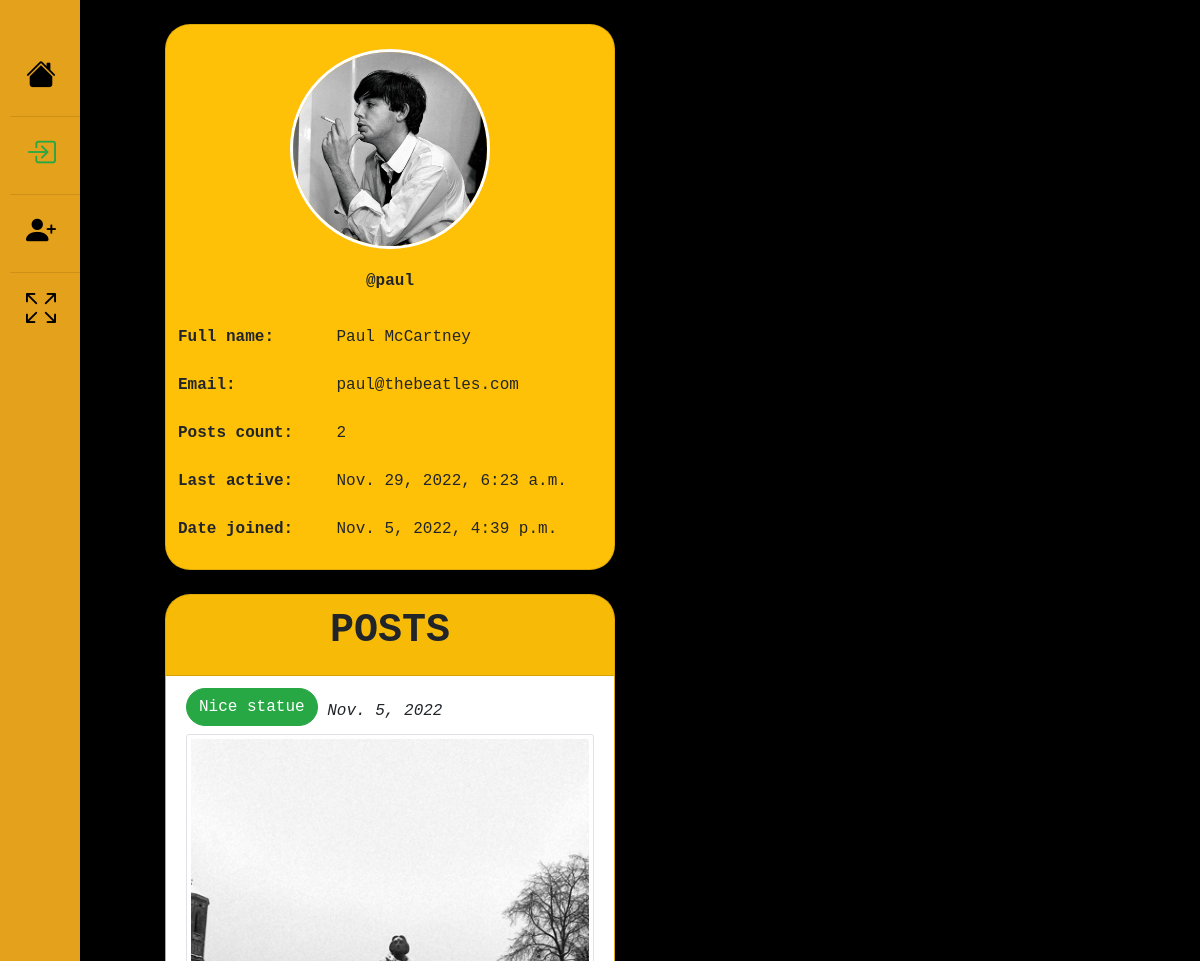
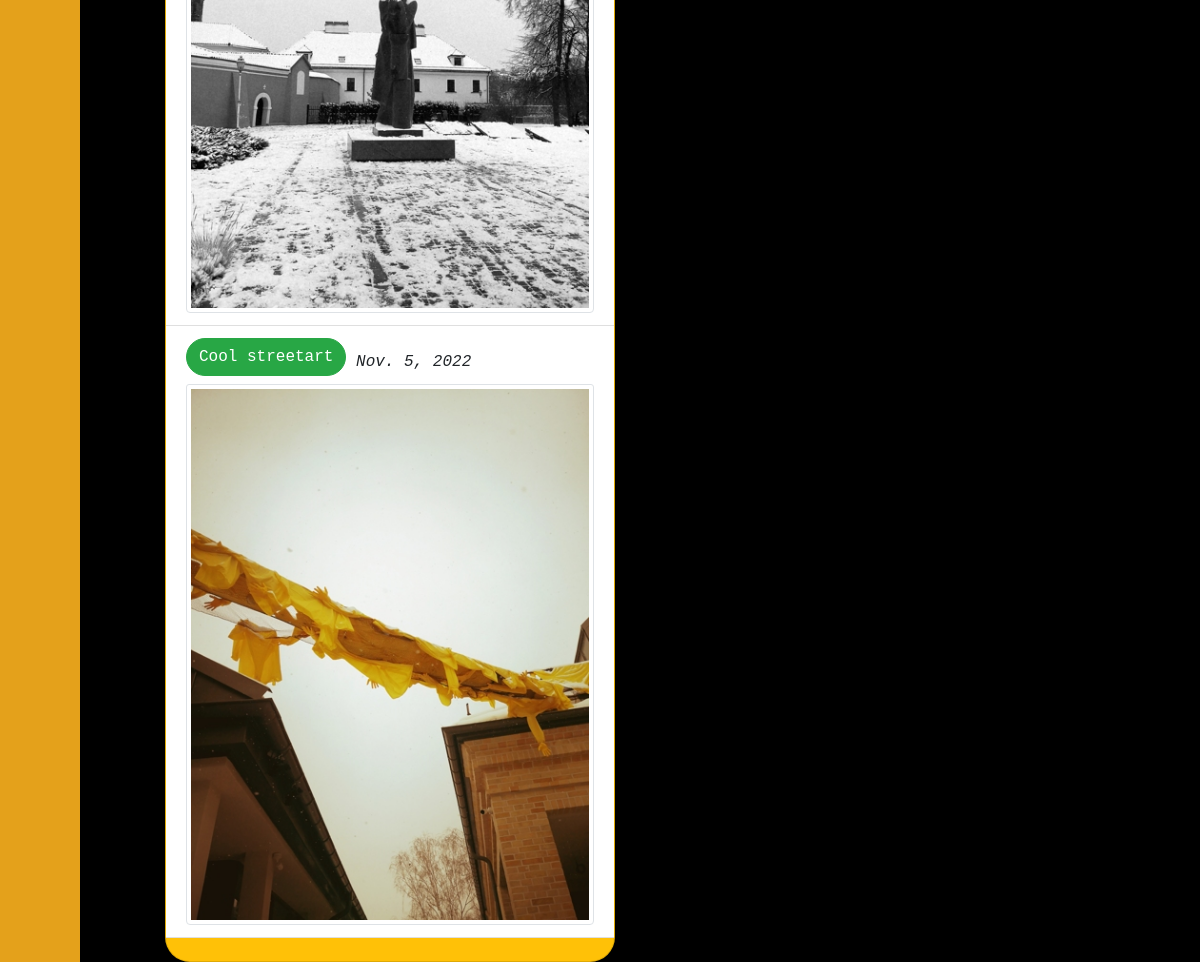
The page /profile/2 on the database its author committed (2 pictures, top to bottom).
### base/models.py (models this page shows, shortened)
class Profile(models.Model):
    user = models.OneToOneField(User, on_delete=models.CASCADE)
    image = models.ImageField(default='default.png', upload_to='profile_pics')

class Post(models.Model):
    name = models.CharField(max_length=100)
    description = models.CharField(max_length=100, null=True, blank=True)
    updated = models.DateTimeField(auto_now=True)
    created = models.DateTimeField(auto_now_add=True)
    category = models.ForeignKey(Category, on_delete=models.SET_NULL, null=True)
    poster = models.ForeignKey(User, on_delete=models.CASCADE)
    likes = models.ManyToManyField(User, blank=True, related_name="collected_votes")
    photo = models.ImageField(null=True, blank=True, upload_to='images/', default='images/img.png')
    location = LocationField(map_attrs={'center': [25.2797, 54.6872],
                                        'marker_color': "orange",
                                        'readonly': False,
                                        'style': "mapbox://styles/mapbox/dark-v10"})
    class Meta:
        ordering = ['-updated', '-created']

### base/views.py (the view)
# urls.py: path('profile/<int:pk>', views.profile, name='profile'),
def profile(request, pk):
    posts = Post.objects.filter(poster=pk)
    user = User.objects.filter(id=pk)
    context = {'posts': posts, 'user': user}
    return render(request, 'base/profile.html', context)

### base/templates/base/profile.html (shortened to what this page needs)
{% extends 'main.html' %}
{% block content %}
<div class="row">
    <div class="col">
        <br>
        {% for user in user %}
        <div class="card bg-warning" style="width: 450px; border-radius: 25px;">
            <div class="card-img-top text-center">
                <br>
                <img src="{{user.profile.image.url}}"
                     class="rounded-circle"
                     height="200px" width="200px"
                     style="object-fit:cover; object-position: top; border: 3px solid white ">
            </div>
            <div class="card-body text-center">
                <b>@{{user}}</b>
            </div>
            <table class="table table-borderless table-hover">
                <tbody>
                <tr>
                    <td><b>Full name:</b></td>
                    <td>{{user.first_name}} {{user.last_name}}</td>
                </tr>
                <tr>
                    <td><b>Email:</b></td>
                    <td>{{user.email}}</td>
                </tr>
                <tr>
                    <td><b>Posts count:</b></td>
                    <td>{{posts.count}}</td>
                </tr>
                <tr>
                    <td><b>Last active:</b></td>
                    <td>{{user.last_login}}</td>
                </tr>
                <tr>
                    <td><b>Date joined:</b></td>
                    <td>{{user.date_joined}}</td>
                </tr>
                </tbody>
            </table>
        </div>
        {% endfor %}
    </div>
    <div class="col order-xl-1 order-lg-2 order-md-2 order-sm-2">
        <br>
        <div class="card bg-warning" style="width: 450px; border-radius: 25px;">
            <div class="card-header text-center">
                <h1><b>POSTS</b></h1>
            </div>
            <ul class="list-group list-group-flush">
                {% for post in posts %}
                <li class="list-group-item">
                    <span>
                        <a class="btn btn-success rounded-pill mb-2"
                           data-toggle="tooltip"
                           title="See post!"
                           href="{% url 'home' %}?q={{post.description}} ">
                            {{post.description}}
                        </a>
                        <i>{{post.created | date}}</i>
                    </span>
                    <img src="{{ post.photo.url }}"
                         class="card-img-top img-thumbnail"
                         height="100px"
                         width="100px">
                </li>
                {% endfor %}
                <br>
            </ul>
        </div>
    </div>
</div>
{% endblock %}

### static/styles/main.css (style rules this page uses)
* { font-family: "Lucida Console", "Courier New", monospace; }

### rows shown on the page
Post: description "Nice statue", created "Nov. 5, 2022", photo (picture)
Post: description "Cool streetart", created "Nov. 5, 2022", photo (picture)

### other values the page prints
{{ user }} "paul"
{{ user.first_name }} "Paul"
{{ user.last_name }} "McCartney"
{{ user.email }} "paul@thebeatles.com"
{{ posts.count }} "2"
{{ user.last_login }} "Nov. 29, 2022, 6:23 a.m."
{{ user.date_joined }} "Nov. 5, 2022, 4:39 p.m."
